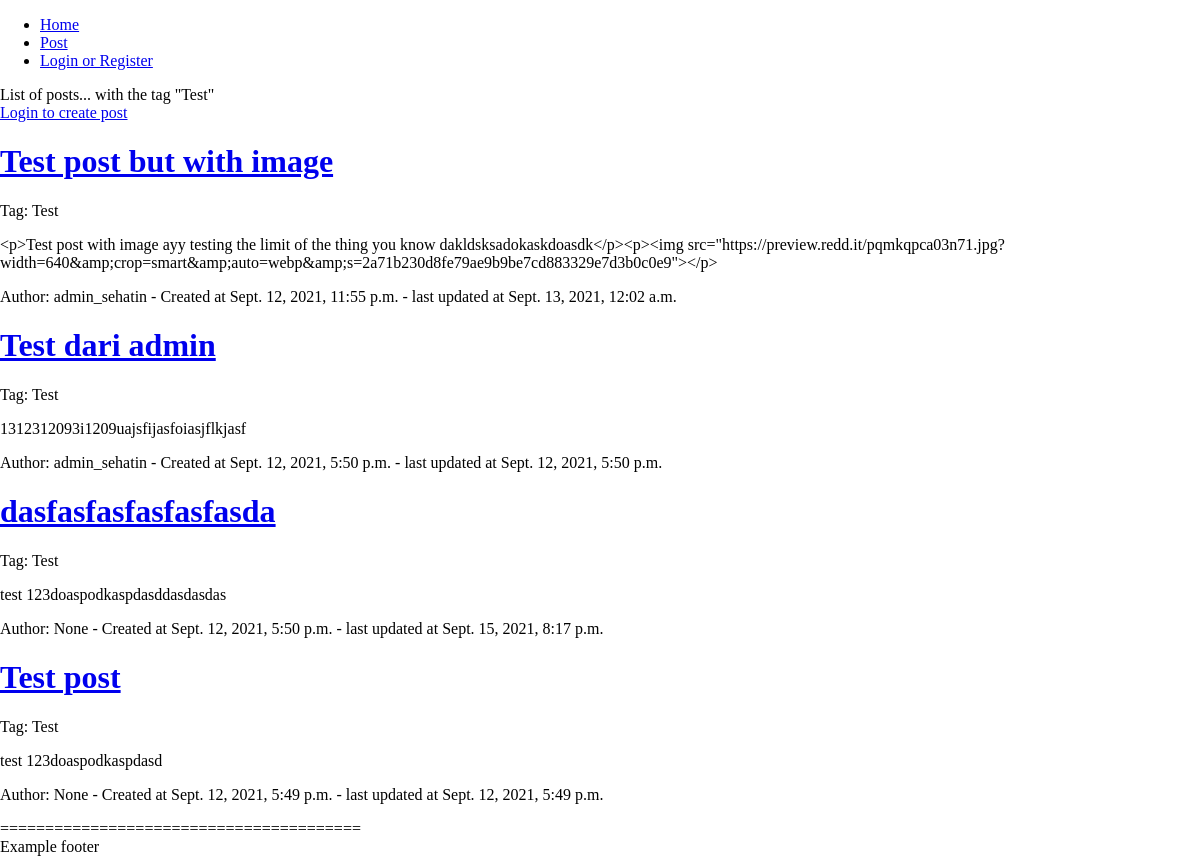
/post/tag/Test, run on an earlier commit of the app's database.
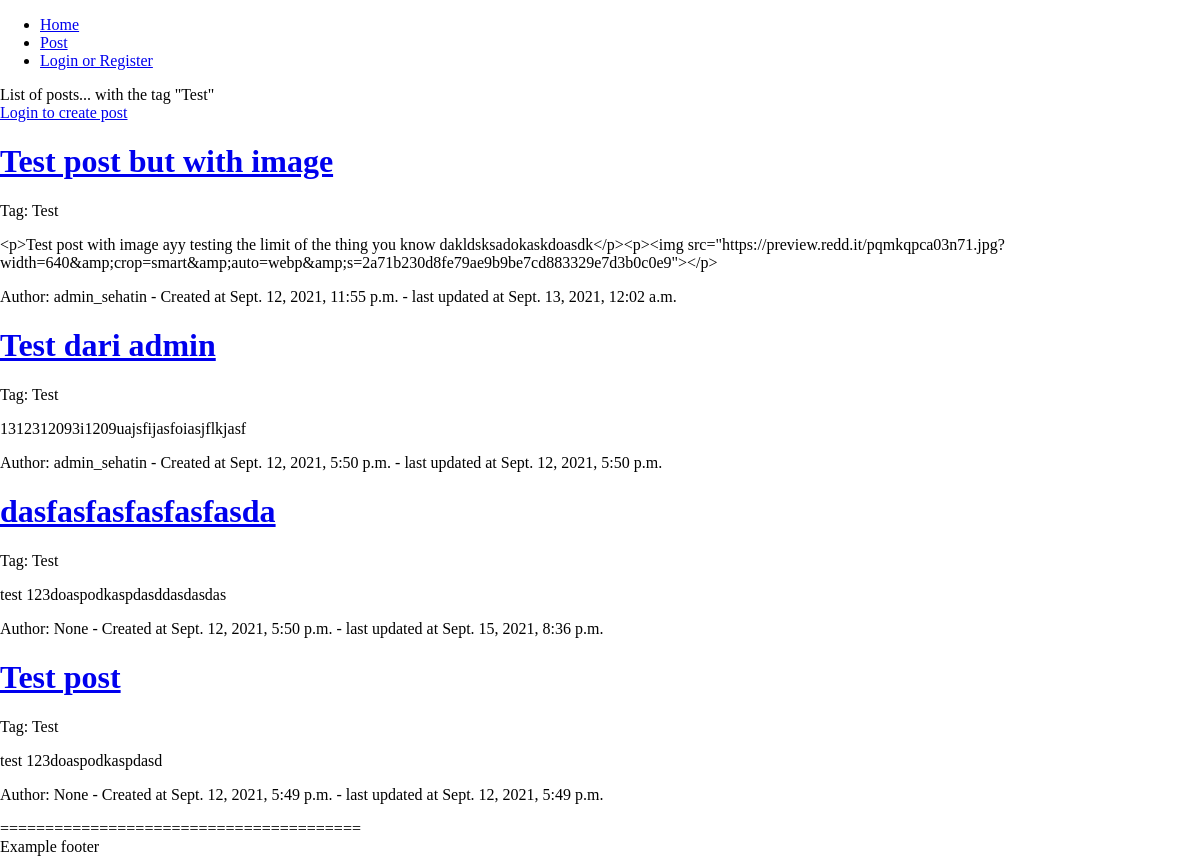
And on a later commit of the database.
### sehat_in_webproject/models.py (models this page shows)
class Post(models.Model): # Post
    id = models.AutoField(primary_key=True)
    title = models.CharField(max_length=200)
    content = models.TextField()
    tag = models.ForeignKey(Tag, on_delete=models.CASCADE, null=True)
    created_at = models.DateTimeField(auto_now_add=True)
    updated_at = models.DateTimeField(auto_now=True)
    user = models.ForeignKey(User, on_delete=models.SET_NULL, null=True)
    likes = models.IntegerField(default=0)
    comments = models.IntegerField(default=0)

class Tag(models.Model): # Tag of a post, will be generated by admin only
    name = models.CharField(max_length=50)

### sehat_in_webproject/views.py (the view)
# urls.py: path('post/tag/<str:tagName>', views.post_Tag, name='post/tag'),
def post_Tag(request, tagName):
    tag = Tag.objects.get(name=tagName)
    if tag is not None:
        posts = Post.objects.filter(tag=tag)
        return render(request, 'post/tag.html', {'posts': posts.order_by('-created_at'), 'tag': tag})
    else:
        raise Http404

### templates/post/tag.html (shortened to what this page needs)
<!DOCTYPE html>
<html lang="en">
{% load static %}
<head>
    <link rel="stylesheet" type="text/css" href="{% static 'css/style.css' %}">
</head>
<body>
    {% include 'templates/header.html' %}
    List of posts... with the tag "{{ tag.name }}"
    <br>
    {% if user.is_authenticated %}
        <a class="button" href="/post/create">Create Post</a>
    {% else %}
        <a class="button" href="/auth/login">Login to create post</a>
    {% endif %}
    {% for post in posts %}
    <div class="post-lists">
        <h1><a href="post/{{ post.id }}">{{ post.title }}</a></h1>
        <p>Tag: {{ post.tag.name }}</p>
        <p>{{ post.content }}</p>
        <p> Author: {{ post.user }} - Created at {{ post.created_at }} - last updated at {{ post.updated_at }}</p>
    </div>
    {% endfor %}
    {% include 'templates/footer.html' %}
</body>
</html>

What changed in the data, as far as the page shows it:
changed Post "dasfasfasfasfasfasda": updated_at "Sept. 15, 2021, 8:17 p.m." → "Sept. 15, 2021, 8:36 p.m."
